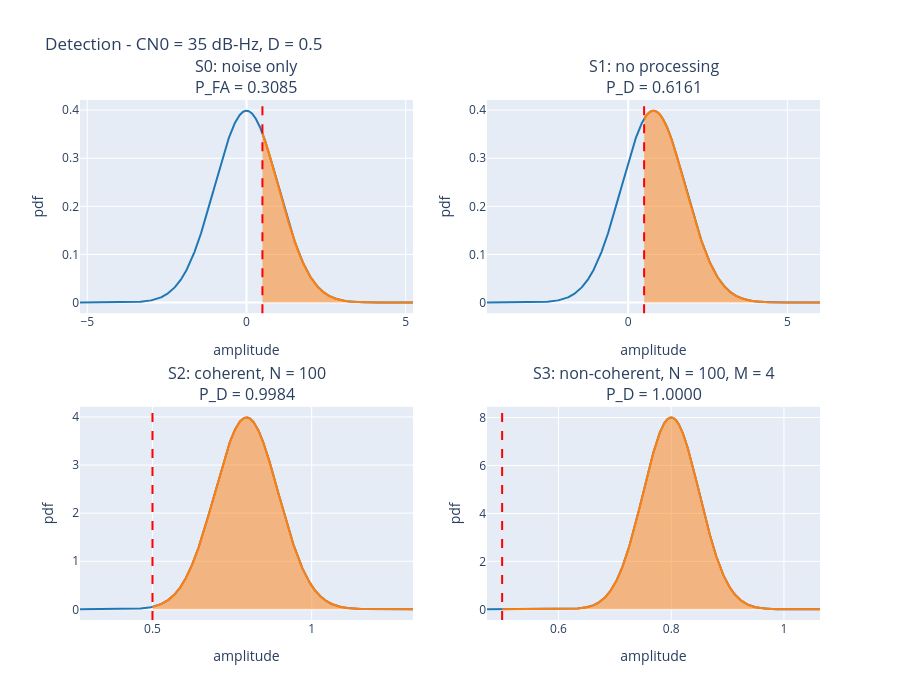

The notebook cell this image was saved under:
### Markdown cell above
## Probability of detection and false alarm


Now that we've discussed how SNR can be raised by integrating both coherently and non-coherently lets discuss what this means if we are trying to do detection.

We'll define the following terms

**Detection:** Accurately indicating that a signal is present in the environemnt 
**False Alarm:** Incorrectly indicating that a signal is present in the environment when there is only noise 

Lets design a very simple detection algorithm based on signal strength $S$ and detection threshold $D$

$$
\begin{cases}
\text{Detection}, & S > D,\\
\text{No detection}, & S \le D.
\end{cases}
$$

This algorithm is simple but instructive. 


So lets now mathematically define **Probablility of detection** as the probaility that the signal exists and we detect it. We can do this by integrating the probability distribution of the signal itself over the interval $\left[ D, \infty\right]$


$$
P_D = \int_D^{\infty} f_S(s \mid \text{Present})\, ds
$$

Where $ f_S(s \mid \text{Present}  $ is the probability distribution of the measured environment when signal is present.

So lets examine our three cases 

$S_0 = n_k$ - noise only 
$S_1 = a_k$ - signal plus noise no processing
$S_2 = b_j$ - signal plus noise plus coherent integration 
$S_3 = d_i$ - signal plus noise plus coherent and non coherent integration 

Below we will plot the probability distribution of all four cases for the values of CN0, N and M selected and show you how the distribution lays relative to the detection threshold of choice

### Code cell
from plotly.subplots import make_subplots
from scipy import stats

# Four plots in a subplot, S0 S1 S2 S3
# all in the same averaged amplitude units as the plots above, so one threshold D applies to all four
# S0: noise only            n   ~ N(0, 1)
# S1: no processing         a   ~ N(A, 1)
# S2: coherent average      b/N ~ N(A, 1/N)
# S3: sqrt(d/M), where N*M*(d/M) ~ noncentral chi2( M dof, nc = M*N*A^2 )
def plotDetection( CN0, N, M, D ):
    A = np.sqrt( 2 * 10**( CN0 / 10 ) / Fs )

    nonCoherent = stats.ncx2( df=M, nc=M*N*A**2, scale=1/(N*M) )   # distribution of d/M
    cases = [
        ( "S0: noise only", stats.norm( 0, 1 ), False ),
        ( "S1: no processing", stats.norm( A, 1 ), False ),
        ( f"S2: coherent, N = {N}", stats.norm( A, 1/np.sqrt( N ) ), False ),
        ( f"S3: non-coherent, N = {N}, M = {M}", nonCoherent, True ),
    ]

    titles = []
    traces = []
    for name, dist, isSqrt in cases:
        if isSqrt:
            # Y = sqrt(X): f_Y(y) = f_X(y^2) * 2y, P(Y > D) = P(X > D^2)
            lo, hi = np.sqrt( dist.ppf( [1e-6, 1 - 1e-6] ) )
            pdf = lambda y, dist=dist: dist.pdf( y**2 ) * 2 * y
            P = dist.sf( D**2 ) if D > 0 else 1.0
        else:
            lo, hi = dist.ppf( [1e-6, 1 - 1e-6] )
            pdf = dist.pdf
            P = dist.sf( D )
        # make sure the threshold is always in view
        pad = 0.05 * ( max( hi, D ) - min( lo, D ) )
        x = np.linspace( min( lo, D ) - pad, max( hi, D ) + pad, 2001 )
        y = pdf( x )
        # with no signal present, "detecting" is a false alarm
        label = "P_FA" if name.startswith( "S0" ) else "P_D"
        titles.append( f"{name}<br>{label} = {P:.4f}" )
        traces.append( ( x, y ) )

    fig = make_subplots( rows=2, cols=2, subplot_titles=titles, vertical_spacing=0.18 )
    for i, ( x, y ) in enumerate( traces ):
        row, col = i // 2 + 1, i % 2 + 1
        fig.add_trace( go.Scatter( x=x, y=y, mode="lines", line=dict( color="#1f77b4" ), showlegend=False ), row=row, col=col )
        # shade the area above the threshold - this is the integral that gives P_D
        above = x >= D
        fig.add_trace( go.Scatter( x=x[above], y=y[above], mode="lines", fill="tozeroy", line=dict( color="#ff7f0e" ), showlegend=False ), row=row, col=col )
        fig.add_vline( x=D, line=dict( color="red", dash="dash" ), row=row, col=col )
        fig.update_xaxes( title_text="amplitude", row=row, col=col )
        fig.update_yaxes( title_text="pdf", row=row, col=col )
    fig.update_layout( title=f"Detection - CN0 = {CN0:g} dB-Hz, D = {D:g}", height=700 )
    return fig

# detection threshold - amplitude
D = widgets.FloatSlider( value=0.5, min=0, max=3, step=0.05, description="D (threshold)", continuous_update=False )

# one plot, redrawn in place when any slider moves
display( D )
detectionPlot = display( plotDetection( CN0.value, N.value, M.value, D.value )._repr_mimebundle_(), raw=True, display_id=True )
redrawDetection = lambda change: detectionPlot.update( plotDetection( CN0.value, N.value, M.value, D.value )._repr_mimebundle_(), raw=True )
D.observe( redrawDetection, names="value" )
M.observe( redrawDetection, names="value" )
N.observe( redrawDetection, names="value" )
CN0.observe( redrawDetection, names="value" )

### Figure 1 — Plotly figure (JSON) as saved in the notebook; plotly's stock layout.template omitted (floating-point values rounded to 4 significant figures; data arrays with more than 128 entries replaced by an {"elided": "..."} marker saying what was removed)
{"data": [{"line": {"color": "#1f77b4"}, "mode": "lines", "showlegend": false, "type": "scatter", "x": {"elided": "2001 float values"}, "xaxis": "x", "y": {"elided": "2001 float values"}, "yaxis": "y"}, {"fill": "tozeroy", "line": {"color": "#ff7f0e"}, "mode": "lines", "showlegend": false, "type": "scatter", "x": {"elided": "905 float values"}, "xaxis": "x", "y": {"elided": "905 float values"}, "yaxis": "y"}, {"line": {"color": "#1f77b4"}, "mode": "lines", "showlegend": false, "type": "scatter", "x": {"elided": "2001 float values"}, "xaxis": "x2", "y": {"elided": "2001 float values"}, "yaxis": "y2"}, {"fill": "tozeroy", "line": {"color": "#ff7f0e"}, "mode": "lines", "showlegend": false, "type": "scatter", "x": {"elided": "1057 float values"}, "xaxis": "x2", "y": {"elided": "1057 float values"}, "yaxis": "y2"}, {"line": {"color": "#1f77b4"}, "mode": "lines", "showlegend": false, "type": "scatter", "x": {"elided": "2001 float values"}, "xaxis": "x3", "y": {"elided": "2001 float values"}, "yaxis": "y3"}, {"fill": "tozeroy", "line": {"color": "#ff7f0e"}, "mode": "lines", "showlegend": false, "type": "scatter", "x": {"elided": "1565 float values"}, "xaxis": "x3", "y": {"elided": "1565 float values"}, "yaxis": "y3"}, {"line": {"color": "#1f77b4"}, "mode": "lines", "showlegend": false, "type": "scatter", "x": {"elided": "2001 float values"}, "xaxis": "x4", "y": {"elided": "2001 float values"}, "yaxis": "y4"}, {"fill": "tozeroy", "line": {"color": "#ff7f0e"}, "mode": "lines", "showlegend": false, "type": "scatter", "x": {"elided": "1910 float values"}, "xaxis": "x4", "y": {"elided": "1910 float values"}, "yaxis": "y4"}], "layout": {"annotations": [{"font": {"size": 16}, "showarrow": false, "text": "S0: noise only<br>P_FA = 0.3085", "x": 0.225, "xanchor": "center", "xref": "paper", "y": 1, "yanchor": "bottom", "yref": "paper"}, {"font": {"size": 16}, "showarrow": false, "text": "S1: no processing<br>P_D = 0.6161", "x": 0.775, "xanchor": "center", "xref": "paper", "y": 1, "yanchor": "bottom", "yref": "paper"}, {"font": {"size": 16}, "showarrow": false, "text": "S2: coherent, N = 100<br>P_D = 0.9984", "x": 0.225, "xanchor": "center", "xref": "paper", "y": 0.41, "yanchor": "bottom", "yref": "paper"}, {"font": {"size": 16}, "showarrow": false, "text": "S3: non-coherent, N = 100, M = 4<br>P_D = 1.0000", "x": 0.775, "xanchor": "center", "xref": "paper", "y": 0.41, "yanchor": "bottom", "yref": "paper"}], "height": 700, "shapes": [{"line": {"color": "red", "dash": "dash"}, "type": "line", "x0": 0.5, "x1": 0.5, "xref": "x", "y0": 0, "y1": 1, "yref": "y domain"}, {"line": {"color": "red", "dash": "dash"}, "type": "line", "x0": 0.5, "x1": 0.5, "xref": "x2", "y0": 0, "y1": 1, "yref": "y2 domain"}, {"line": {"color": "red", "dash": "dash"}, "type": "line", "x0": 0.5, "x1": 0.5, "xref": "x3", "y0": 0, "y1": 1, "yref": "y3 domain"}, {"line": {"color": "red", "dash": "dash"}, "type": "line", "x0": 0.5, "x1": 0.5, "xref": "x4", "y0": 0, "y1": 1, "yref": "y4 domain"}], "title": {"text": "Detection - CN0 = 35 dB-Hz, D = 0.5"}, "xaxis": {"anchor": "y", "domain": [0, 0.45], "title": {"text": "amplitude"}}, "xaxis2": {"anchor": "y2", "domain": [0.55, 1], "title": {"text": "amplitude"}}, "xaxis3": {"anchor": "y3", "domain": [0, 0.45], "title": {"text": "amplitude"}}, "xaxis4": {"anchor": "y4", "domain": [0.55, 1], "title": {"text": "amplitude"}}, "yaxis": {"anchor": "x", "domain": [0.59, 1], "title": {"text": "pdf"}}, "yaxis2": {"anchor": "x2", "domain": [0.59, 1], "title": {"text": "pdf"}}, "yaxis3": {"anchor": "x3", "domain": [0, 0.41], "title": {"text": "pdf"}}, "yaxis4": {"anchor": "x4", "domain": [0, 0.41], "title": {"text": "pdf"}}}}
